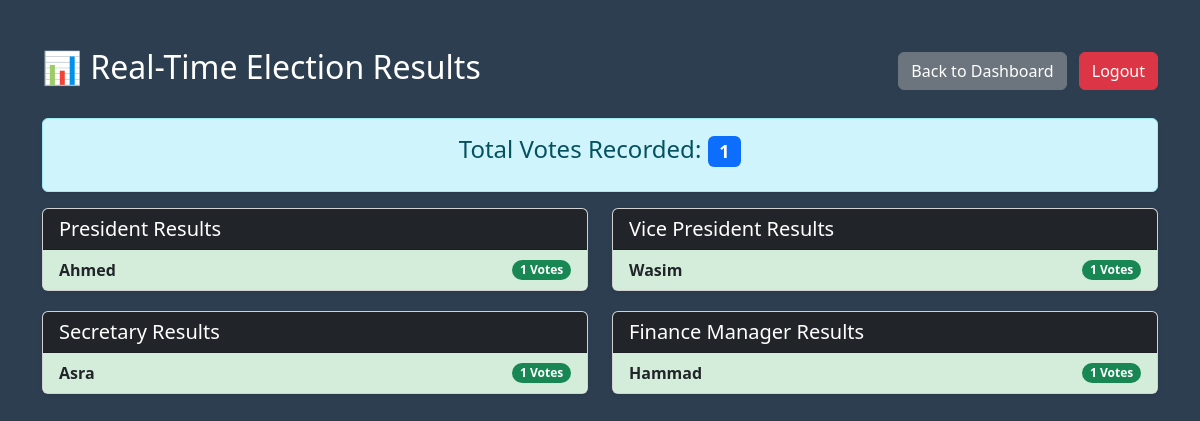
The app's page /admin-dashboard/results/ (signed in) with its own data.
### myapp/models.py (models this page shows, shortened)
class Vote(models.Model):
    student = models.ForeignKey(Student, on_delete=models.CASCADE)
    president = models.CharField(max_length=100)
    vice_president = models.CharField(max_length=100)
    secretary = models.CharField(max_length=100)
    finance_manager = models.CharField(max_length=100)

### myapp/views.py (the view)
# urls.py: path('admin-dashboard/results/', views.results_page, name='results'),
def results_page(request):
    if request.session.get('role') != 'admin':
        return redirect('login')
    president_results = Vote.objects.values('president').annotate(
        count=Count('president')
    ).order_by('-count')
    vice_president_results = Vote.objects.values('vice_president').annotate(
        count=Count('vice_president')
    ).order_by('-count')
    secretary_results = Vote.objects.values('secretary').annotate(
        count=Count('secretary')
    ).order_by('-count')
    finance_manager_results = Vote.objects.values('finance_manager').annotate(
        count=Count('finance_manager')
    ).order_by('-count')
    total_votes = Vote.objects.count()
    context = {
        'total_votes': total_votes,
        'president_results': president_results,
        'vice_president_results': vice_president_results,
        'secretary_results': secretary_results,
        'finance_manager_results': finance_manager_results,
    }
    return render(request, 'results.html', context)

### myapp/templates/results.html (shortened to what this page needs)
<!DOCTYPE html>
<html lang="en">
<head>
    <link rel="stylesheet" href="https://cdn.jsdelivr.net/npm/bootstrap@5.3.3/dist/css/bootstrap.min.css">
</head>
<body class="bg-dark-blue text-white">
<div class="container mt-5">
    <div class="d-flex justify-content-between align-items-center mb-4">
        <h2>📊 Real-Time Election Results</h2>
        <div>
            <a href="{% url 'admin_dashboard' %}" class="btn btn-secondary me-2">Back to Dashboard</a>
            <a href="{% url 'logout' %}" class="btn btn-danger">Logout</a>
        </div>
    </div>
    <div class="alert alert-info text-center shadow-sm">
        <h4>Total Votes Recorded: <span class="badge bg-primary">{{ total_votes }}</span></h4>
    </div>
    <div class="row">
        <div class="col-md-6">
            <div class="card result-card shadow-sm">
                <div class="card-header bg-dark text-white">
                    <h5 class="mb-0">President Results</h5>
                </div>
                <ul class="list-group list-group-flush">
                    {% for result in president_results %}
                    <li class="list-group-item d-flex justify-content-between align-items-center candidate-row">
                        <strong>{{ result.president }}</strong>
                        <span class="badge bg-success rounded-pill">{{ result.count }} Votes</span>
                    </li>
                    {% empty %}
                    <li class="list-group-item text-muted">No votes recorded yet.</li>
                    {% endfor %}
                </ul>
            </div>
        </div>
        <div class="col-md-6">
            <div class="card result-card shadow-sm">
                <div class="card-header bg-dark text-white">
                    <h5 class="mb-0">Vice President Results</h5>
                </div>
                <ul class="list-group list-group-flush">
                    {% for result in vice_president_results %}
                    <li class="list-group-item d-flex justify-content-between align-items-center candidate-row">
                        <strong>{{ result.vice_president }}</strong>
                        <span class="badge bg-success rounded-pill">{{ result.count }} Votes</span>
                    </li>
                    {% empty %}
                    <li class="list-group-item text-muted">No votes recorded yet.</li>
                    {% endfor %}
                </ul>
            </div>
        </div>
        <div class="col-md-6">
            <div class="card result-card shadow-sm">
                <div class="card-header bg-dark text-white">
                    <h5 class="mb-0">Secretary Results</h5>
                </div>
                <ul class="list-group list-group-flush">
                    {% for result in secretary_results %}
                    <li class="list-group-item d-flex justify-content-between align-items-center candidate-row">
                        <strong>{{ result.secretary }}</strong>
                        <span class="badge bg-success rounded-pill">{{ result.count }} Votes</span>
                    </li>
                    {% empty %}
                    <li class="list-group-item text-muted">No votes recorded yet.</li>
                    {% endfor %}
                </ul>
            </div>
        </div>
        <div class="col-md-6">
            <div class="card result-card shadow-sm">
                <div class="card-header bg-dark text-white">
                    <h5 class="mb-0">Finance Manager Results</h5>
                </div>
                <ul class="list-group list-group-flush">
                    {% for result in finance_manager_results %}
                    <li class="list-group-item d-flex justify-content-between align-items-center candidate-row">
                        <strong>{{ result.finance_manager }}</strong>
                        <span class="badge bg-success rounded-pill">{{ result.count }} Votes</span>
                    </li>
                    {% empty %}
                    <li class="list-group-item text-muted">No votes recorded yet.</li>
                    {% endfor %}
                </ul>
            </div>
        </div>
    </div>
</div>
</body>
</html>

### myapp/templates/results.html (style rules this page uses)
.result-card { margin-bottom: 20px; }
.candidate-row:nth-child(1) { background-color: #d4edda; font-weight: bold; }
.bg-dark-blue { background-color: #2c3e50; }

### records on screen
Vote: president "Ahmed", count "1", vice_president "Wasim", secretary "Asra", finance_manager "Hammad"

### other values on screen
{{ total_votes }} "1"
